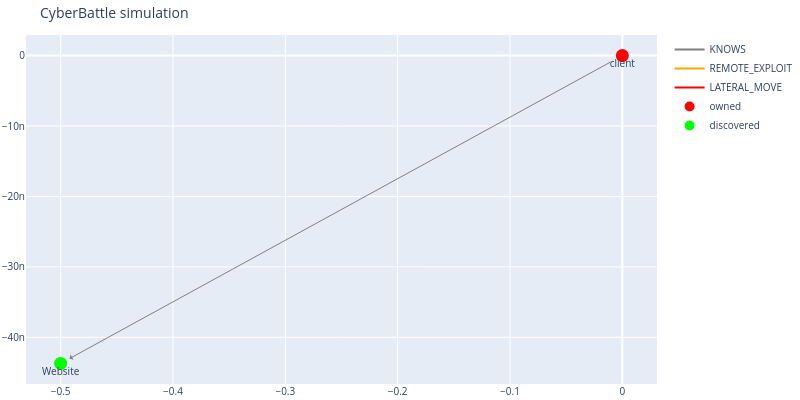

The code cell stored with this chart in its notebook:
### Code cell
c2 = commandcontrol.CommandControl(newEnv)
dbg = commandcontrol.EnvironmentDebugging(c2)
print(c2.known_vulnerabilities())
outcome = c2.run_attack("client", "SearchEdgeHistory")
dbg.plot_discovered_network()
print(c2.known_vulnerabilities())
def owned_nodes() -> None:
    print([n for n in c2.list_nodes() if n["status"] == "owned"])
owned_nodes()

### Figure 1 — Plotly figure (JSON) as saved in the notebook; plotly's stock layout.template omitted (floating-point values rounded to 4 significant figures)
{"data": [{"line": {"color": "gray"}, "mode": "lines", "name": "KNOWS", "type": "scatter", "x": [0], "y": [0]}, {"line": {"color": "orange"}, "mode": "lines", "name": "REMOTE_EXPLOIT", "type": "scatter", "x": [0], "y": [0]}, {"line": {"color": "red"}, "mode": "lines", "name": "LATERAL_MOVE", "type": "scatter", "x": [0], "y": [0]}, {"hoverinfo": "text", "marker": {"color": "#D32F2E", "line": {"color": "rgb(255,0,0)", "width": 8}, "size": 5, "symbol": "circle-dot"}, "mode": "markers+text", "name": "owned", "text": ["client"], "textposition": "bottom center", "type": "scatter", "x": [0], "y": [0]}, {"hoverinfo": "text", "marker": {"color": "#0e9d00", "line": {"color": "rgb(0,255,0)", "width": 8}, "size": 5, "symbol": "circle-dot"}, "mode": "markers+text", "name": "discovered", "text": ["Website"], "textposition": "bottom center", "type": "scatter", "x": [-0.5], "y": [-4.371e-08]}], "layout": {"annotations": [{"align": "center", "arrowcolor": "gray", "arrowhead": 1, "arrowsize": 1, "arrowwidth": 1, "ax": 0, "axref": "x", "ay": 0, "ayref": "y", "hovertext": "KNOWS", "opacity": 1, "showarrow": true, "standoff": 10, "startstandoff": 10, "x": -0.5, "xref": "x", "y": -4.371e-08, "yref": "y"}], "autosize": false, "font": {"size": 10}, "height": 400, "hovermode": "closest", "margin": {"b": 15, "l": 2, "r": 2, "t": 35}, "showlegend": true, "title": {"text": "CyberBattle simulation"}, "width": 800}}
